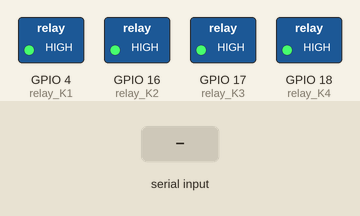
Bench run of a program on a simulated ESP32. Parts: switched loads named in the program (green lamp = pin HIGH). The test bench sets the inputs (shaded band). Nothing arrives over Bluetooth unless stated; what the program prints to the serial monitor is not drawn.

Above: at 1.2 s.
1.3 s: "1\n" received over the second serial link
At 2.4 s:
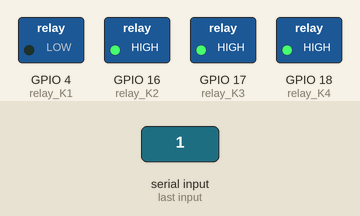
2.8 s: "2\n" received over the second serial link
At 3.9 s:
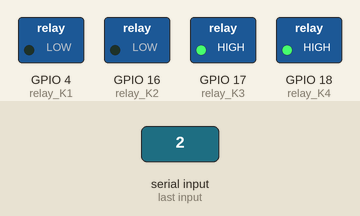
4.3 s: "3\n" received over the second serial link
At 4.6 s:
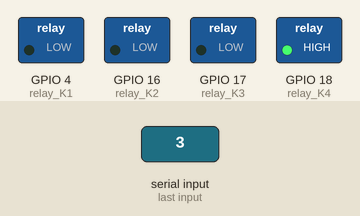
5.8 s: "4\n" received over the second serial link
At 6.1 s:
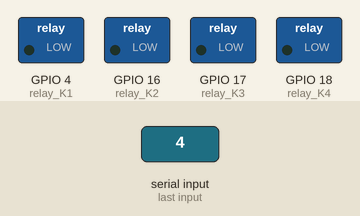
7.3 s: "1\n" received over the second serial link
At 8.0 s:
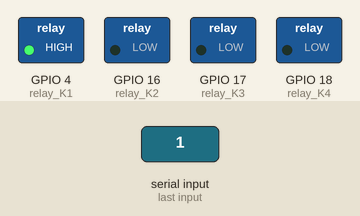
8.8 s: "2\n" received over the second serial link
At 9.6 s:
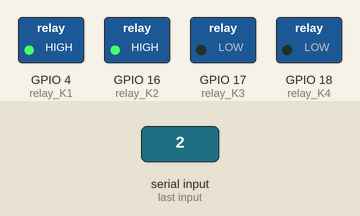
Timing chart, 0 to 11.3 s (numbered marks = the images above; inputs shaded):
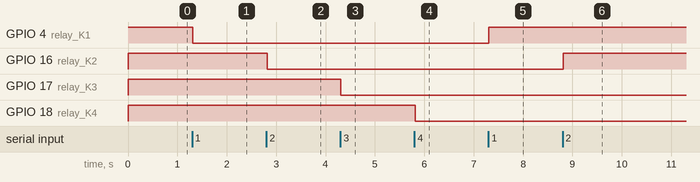

The program:

main.cpp
```cpp
// platform = espressif32
// board = az-delivery-devkit-v4
// framework = arduino
// monitor_speed = 115200
// monitor_rts = 0

#include "BluetoothSerial.h"

BluetoothSerial espBT;

int relay_status(int);
int switch_bit(int);

const int relay_K1 = 4;
const int relay_K2 = 16;
const int relay_K3 = 17;
const int relay_K4 = 18;

void setup() {
  Serial.begin(115200);
  pinMode(relay_K1, OUTPUT);
  pinMode(relay_K2, OUTPUT);
  pinMode(relay_K3, OUTPUT);
  pinMode(relay_K4, OUTPUT);

  // turn all relays of
  digitalWrite(relay_K1, HIGH);
  digitalWrite(relay_K2, HIGH);
  digitalWrite(relay_K3, HIGH);
  digitalWrite(relay_K4, HIGH);

  espBT.begin("ESP32 Bluetooth");
  Serial.println("Pair your BT device now");
}

void loop(){
  //output of ESP32 to be switched
  int pin = 0;
  // the bluetooth data gets written into buffer. If data arrives,
  // espBT.available() evaluates to the number of bytes in buffer.
  //
  if(espBT.available()){
    int relay = espBT.parseInt();
    // check for correct input
    if(1<= relay <= 4){

      // match Relay to Pin
      if (relay == 1) {
        pin = relay_K1;
      }
      if (relay == 2) {
        pin = relay_K2;
      }
      if (relay == 3) {
        pin = relay_K3;
      }
      if (relay == 4) {
        pin = relay_K4;
      }

      // activate relay
      digitalWrite(pin, switch_bit(digitalRead(pin)));

      // communicate changes
      espBT.print("switched K");
      espBT.println(relay);
      espBT.print(", status: ");
      espBT.print(relay_status(relay_K1));
      espBT.print(relay_status(relay_K2));
      espBT.print(relay_status(relay_K3));
      espBT.print(relay_status(relay_K4));

      // empty the serial buffer by reading everything from it
      // data send from phone terminates with \n (newline character) and espBT.parseInt() returns 0 when
      // reading \n. To avoid this we read the buffer til its empty
      while(espBT.available() > 0) espBT.read();
    } // end if(1<= relay <= 4)
    else{
      espBT.print("wrong input. Accepted are: \"1\", \"2\", \"3\" or \"4\".");
      delay(100);
    }
  } // end if(espBT.available())
  delay(20);
}

int relay_status(int pin){
  //relays have low-level-trigger
  int status = digitalRead(pin);
  if (status == HIGH){
    return 0;
  }
  if (status == LOW){
    return 1;
  }
  else {
    return -1;
  }
}


int switch_bit(int current_state){
  int new_state;
  if (current_state == 0){
    new_state = 1;
  }
  else if (current_state == 1){
    new_state = 0;
  }
  else {
    new_state = -1;
  }
  return new_state;
}
```

Measured:
- after the input at 1.3 s, GPIO 4 (relay_K1): HIGH → LOW at once
- after the input at 2.8 s, GPIO 16 (relay_K2): HIGH → LOW at once
- after the input at 4.3 s, GPIO 17 (relay_K3): HIGH → LOW at once
- after the input at 5.8 s, GPIO 18 (relay_K4): HIGH → LOW at once
- after the input at 7.3 s, GPIO 4 (relay_K1): LOW → HIGH at once
- after the input at 8.8 s, GPIO 16 (relay_K2): LOW → HIGH at once
